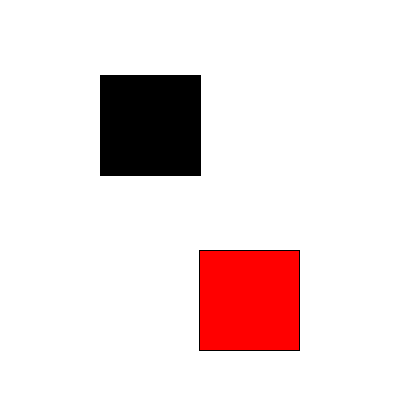
Frame 1 (no input)
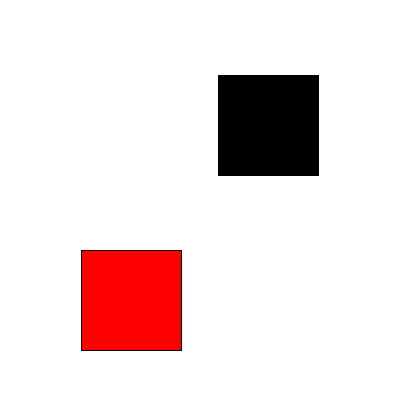
Frame 60 (the mouse pressed at the canvas centre just before this capture)
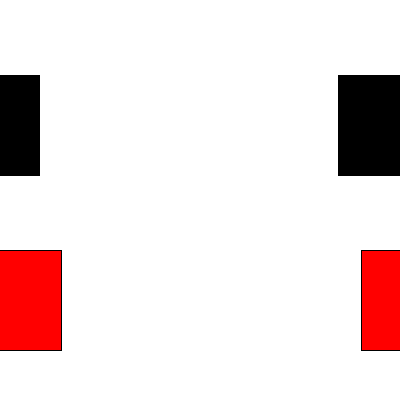
Frame 120 (the mouse held since frame 60 and released just before this capture)

The Processing sketch that drew these frames (run headless with seeded random() and noise(); from frame 60 on, the mouse is pressed at the canvas centre):

// Processing sketch: Q4
// ── Q4.pde
int s1Loc;
int s2Loc;
int s1Start;
int s2Start;

int s1Y;
int s2Y;
void setup(){
  size(400,400);
  s1Loc=0;
  s2Loc=0;
  s1Start=100;
  s2Start=200;
  
  s1Y=75;
  s2Y=250;
}

void draw(){
  background(255);
  
  // Rectangle 1
  fill(0);
  int pos1 = s1Start+s1Loc++;
  rect(pos1, s1Y, 100,100);
  if(pos1>=300 && pos1<400){
    rect(0,s1Y,s1Loc%100,100);
  } else if(pos1>=400) s1Loc=(-100);
  
  // Rectangle 2
  
  fill(255,0,0);
  int pos2 = s2Start-s1Loc++;
  rect(pos2, s2Y, 100,100);
  if(pos2<=0&&pos2>-100){
    rect(400+pos2,s2Y,100,100);
  } else if(pos2<=-100) s2Loc=(-200);
  
}
